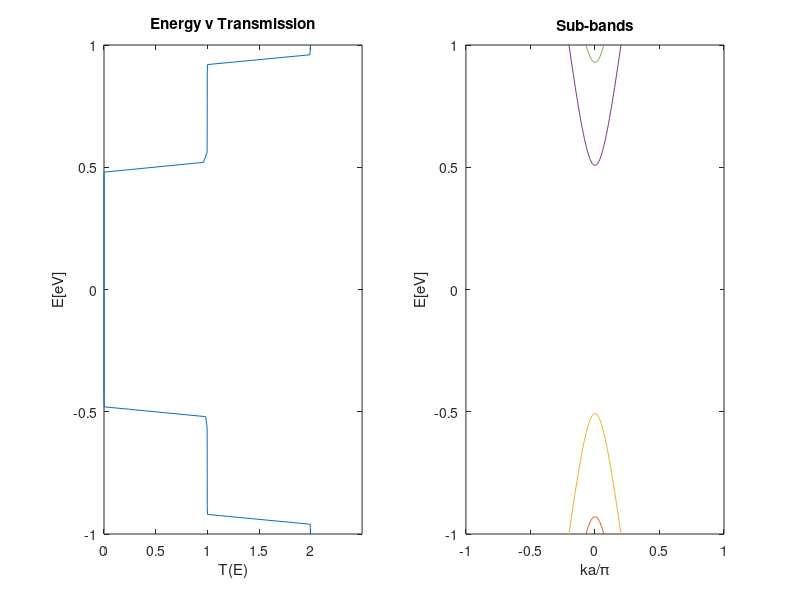
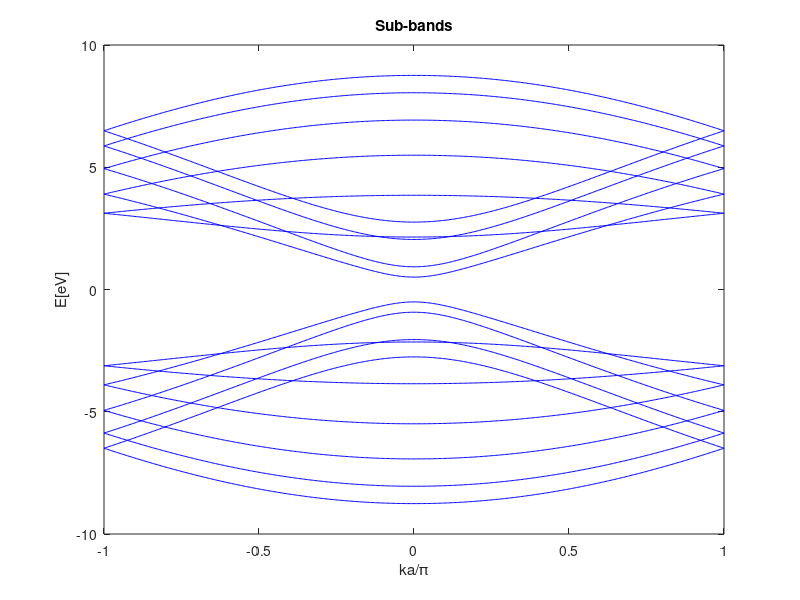

MATLAB code for these plots, in order:
% The band structure and NEGF for monolayer graphene Nanoribbons
% The major difference between graphene with infinite boundry-peoridic
% condictions: the unit cell is rectangular.

%% Device Setup
clear all; clc;

%define constants
q = 1.6e-19; 
hbar = 1.06e-34;
h = 2*pi*hbar;
m = 9.1e-31;
zplus=i*1e-3; 
%t has been given as a parameter
t = -3;

f1 =1; f2 = 0;
fprintf('for GNR\n');
device = 1;

fprintf(1,'Enter the configuration of device you want to simulate Armchair/Zigzag\n')
fprintf(1,'1 for Armchair\n');
fprintf(1,'2 for Zigzag\n');
type = input('Valid inputs are 1 or 2 : ');

if (~((type == 1)||(type == 2)))
    type = 1;
end

%Points in GNR width
NW = input('Enter number of Unit Cells in the width : ');
if isempty(NW)
    NW = 12;
end

%Points in GNR length
NL = 1;
%Points in GNR unit cell
NU = 4;

%Define any scatterer as a delta potential barrier
%No scatterer

%Define phase breaking potential
D = 1e-12;
%Convergence criteria
errmax = 1e-3;
%Total H will be of LxWxU size
NT = NL*NW*NU;

fprintf(1,'Simulating...\n');

if (type == 1)
    fprintf(1,'Type: Armchair\n');
else
    fprintf(1,'Type: Zigzag\n');
end

%% NEGF Setup

%Define Hamiltonians and alpha, beta matrices
fprintf(1,'Hamiltonian Setup...please wait\n');
alphau = t*diag(ones(1,NU-1),1)+t*diag(ones(1,NU-1),-1); 
betaw = zeros(NU);
betal = zeros(NU);

%Armchair Structure for GNR
if ((type == 1)&&(device == 1))
    betaw(2,1) = t; betaw(3,4) = t;
    betal(4,1) = t;
elseif ((type == 2)&&(device == 1))

%Zigzag Structure for GNR
    betaw(4,1) = t;
    betal(2,1) = t; betal(3,4) = t;
elseif ((type == 1)&&(device == 2))
end

alpha = kron(diag(ones(1,NW)),alphau)+kron(diag(ones(1,NW- 1),1),betaw)+kron(diag(ones(1,NW-1),-1),betaw');
beta = kron(diag(ones(1,NW)),betal);
% Hamiltonian: 
H = kron(diag(ones(1,NL)),alpha)+kron(diag(ones(1,NL- 1),1),beta)+kron(diag(ones(1,NL-1),-1),beta');



%Define Energy grid for calculation of Transmission
E = linspace(-1,1,51);
%Define the matrices for NEGF
T = zeros(1,length(E));
g1 = inv(E(1)*eye(NW*NU)-alpha);
g2 = inv(E(1)*eye(NW*NU)-alpha);
Es = zeros(NT);
Esin = zeros(NT);
fprintf(1,'Done\n');

%% NEGF Calculations
fprintf(1,'Running NEGF...please wait\n')
fprintf(1,'Energy range = %d eV to %d eV\n',min(E),max(E)); 
fprintf(1,'%s\n',['[',blanks(length(E)),']']);
fprintf(1,' ');

%Run for each energy
for k = 1:length(E)
%Calculate surface GFs self consistently
%Calculate for beta'
    err = 100;
    while(err>errmax)
        g1new = inv((E(k)+zplus)*eye(NW*NU)-alpha-beta'*g1*beta); 
        err = (sum(sum(abs(g1new-g1))))/(sum(sum(abs(g1new+g1)))); 
        g1 = g1new;
    end
    sigma1  = beta'*g1*beta;
%Calculate for beta
    err = 100;
    while(err>errmax)
        g2new = inv((E(k)+zplus)*eye(NW*NU)-alpha-beta*g2*beta'); 
        err = (sum(sum(abs(g2new-g2))))/(sum(sum(abs(g2new+g2)))); 
        g2 = g2new;
    end
    sigma2  = beta*g2*beta';
%Calculate self energy matrices
    E1 = kron(diag([1 zeros(1,NL-1)]),sigma1);
    E2 = kron(diag([zeros(1,NL-1) 1]),sigma2);
%Calculate broadening
    G1 = 1i*(E1-E1'); 
    G2 = 1i*(E2-E2');
%Calculate G, Gn, A, T for coherent transport
%     G = inv((E(k)+1i*etaplus)*eye(NT)-H-E1-E2);
%     T(k) = real(trace(G1*G*G2*G'));
%     Gn = f1*(G*G1*G')+f2*(G*G2*G');
%     A = i*(G-G');
%Calculate G, Gn, A, T self consistently including the phase breaking processes
    err = 100;
    while(err>errmax)
        G = inv((E(k)+zplus)*eye(NT)-H-E1-E2-Es);
        Esnew = D*G;
        err = sum(sum(abs(Esnew-Es)))/sum(sum(abs(Esnew+Es))); 
        Es = Esnew;
    end
    % % % % % % % %
%      err = 100;
%      while(err>errmax)
%          Gn = f1*(G*G1*G')+f2*(G*G2*G')+(G*Esin*G');
%          Esinnew = D*Gn;
%          err = sum(sum(abs(Esinnew-Esin)))/sum(sum(abs(Esinnew+Esin))); Esin = Esinnew;
%      end
%      A=i*(G-G');
    T(k) = real(trace(G1*G*G2*G'));
    fprintf(1,'|');
end

fprintf(1,'\n');
fprintf(1,'Done\n');
%Calculate Subbands
ka = linspace(-pi,pi,501);
eigE = zeros(length(ka),NW*NU); 
fprintf(1,'Calculating Sub-bands...please wait\n'); 
for k = 1:length(ka)
    [V,D] = eig(alpha + beta*exp(i*ka(k))+ beta'*exp(-i*ka(k)));
    eigE(k,:) = diag(D);
end

fprintf(1,'Done\n');


%% Plot Figures
%Figure 1: Transmission and sub-band comparison figure(1);
subplot(1,2,1);
plot(T,E);
xlabel('T(E)');
ylabel('E[eV]');
title('Energy v Transmission');
xlim([0 max(T)+0.5]);

ylim([min(E) max(E)]);
subplot(1,2,2);
plot(ka/pi,eigE);
xlabel('ka/\pi');
ylabel('E[eV]');
title('Sub-bands');
ylim([min(E) max(E)]);

%Figure 2: Sub-bands
figure(2);
plot(ka/pi,eigE,'b');
xlabel('ka/\pi');
ylabel('E[eV]');
title('Sub-bands');